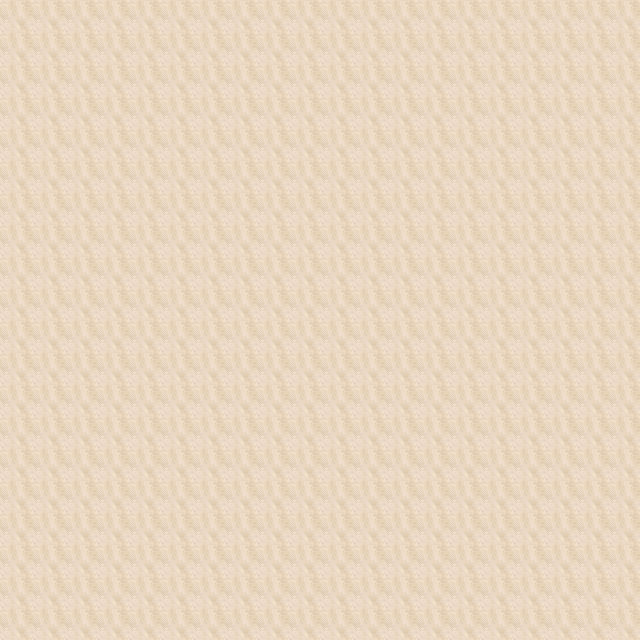

This game map was drawn from its Tiled (.tmx) file and the tilesets committed beside it. A one-line description and the full map source follow:
An orthogonal 20x20 tile map with 32x32 px tiles, 1 tile layer (Слой тайлов 1).

<map version="1.4" tiledversion="1.4.1" orientation="orthogonal" renderorder="right-down" width="20" height="20" tilewidth="32" tileheight="32" infinite="0" nextlayerid="2" nextobjectid="1">
 <tileset firstgid="1" source="desert1.tsx" />
 <layer id="1" name="Слой тайлов 1" width="20" height="20">
  <data encoding="csv">
2,2,2,2,2,2,2,2,2,2,2,2,2,2,2,2,2,2,2,2,
2,2,2,2,2,2,2,2,2,2,2,2,2,2,2,2,2,2,2,2,
2,2,2,2,2,2,2,2,2,2,2,2,2,2,2,2,2,2,2,2,
2,2,2,2,2,2,2,2,2,2,2,2,2,2,2,2,2,2,2,2,
2,2,2,2,2,2,2,2,2,2,2,2,2,2,2,2,2,2,2,2,
2,2,2,2,2,2,2,2,2,2,2,2,2,2,2,2,2,2,2,2,
2,2,2,2,2,2,2,2,2,2,2,2,2,2,2,2,2,2,2,2,
2,2,2,2,2,2,2,2,2,2,2,2,2,2,2,2,2,2,2,2,
2,2,2,2,2,2,2,2,2,2,2,2,2,2,2,2,2,2,2,2,
2,2,2,2,2,2,2,2,2,2,2,2,2,2,2,2,2,2,2,2,
2,2,2,2,2,2,2,2,2,2,2,2,2,2,2,2,2,2,2,2,
2,2,2,2,2,2,2,2,2,2,2,2,2,2,2,2,2,2,2,2,
2,2,2,2,2,2,2,2,2,2,2,2,2,2,2,2,2,2,2,2,
2,2,2,2,2,2,2,2,2,2,2,2,2,2,2,2,2,2,2,2,
2,2,2,2,2,2,2,2,2,2,2,2,2,2,2,2,2,2,2,2,
2,2,2,2,2,2,2,2,2,2,2,2,2,2,2,2,2,2,2,2,
2,2,2,2,2,2,2,2,2,2,2,2,2,2,2,2,2,2,2,2,
2,2,2,2,2,2,2,2,2,2,2,2,2,2,2,2,2,2,2,2,
2,2,2,2,2,2,2,2,2,2,2,2,2,2,2,2,2,2,2,2,
2,2,2,2,2,2,2,2,2,2,2,2,2,2,2,2,2,2,2,2
</data>
 </layer>
</map>
